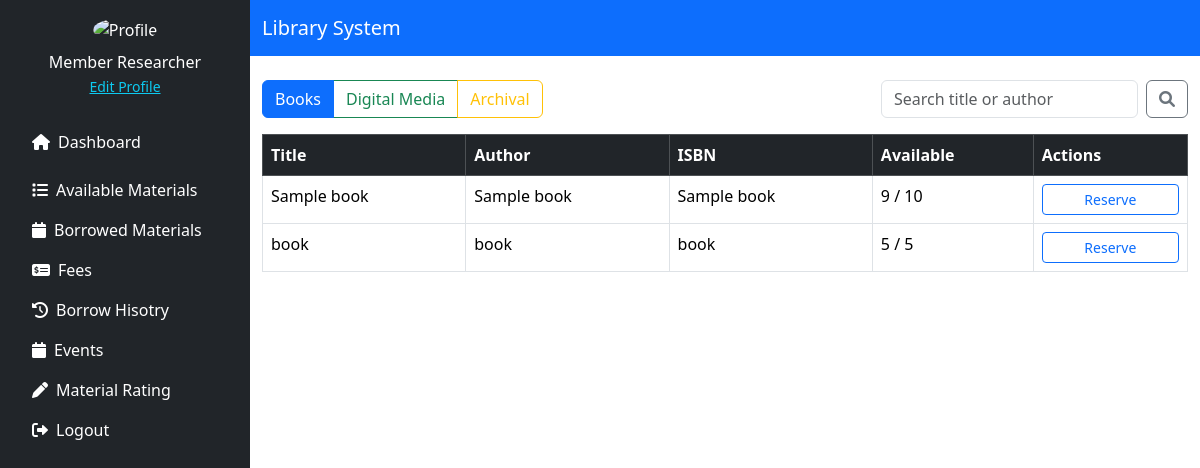
Page /source/customer/available_materials.php (signed in) on the committed database.
### tables this page shows
CREATE TABLE `material_books` (
  `id` int(11) NOT NULL,
  `title` varchar(255) NOT NULL,
  `author` varchar(255) NOT NULL,
  `isbn` varchar(20) DEFAULT NULL,
  `publisher` varchar(255) DEFAULT NULL,
  `year_published` year(4) DEFAULT NULL,
  `quantity` int(11) DEFAULT 1,
  `available` int(11) DEFAULT 1,
  `status` enum('Available','Archived') DEFAULT 'Available',
  `genre` varchar(255) DEFAULT NULL,
  `average_rating` decimal(3,1) DEFAULT 0.0,
  `review_count` int(11) DEFAULT 0
);

### source/customer/available_materials.php (the view, shortened to what this page needs)
<?php
include '../../config/db_conn.php';
$stmt = $pdo->prepare("SELECT role_id FROM customer WHERE customer_id = ?");
$stmt->execute([$_SESSION['user_id']]);
$currentUserRole = $stmt->fetchColumn();
$filter = $_GET['filter'] ?? 'books';
$search = $_GET['search'] ?? '';
$queryParams = [];
$queryWhere = "";
switch ($filter) {
    default:
        $query = "SELECT * FROM material_books WHERE available > 0 $queryWhere";
        break;
}
$stmt = $pdo->prepare($query);
$stmt->execute($queryParams);
$materials = $stmt->fetchAll(PDO::FETCH_ASSOC);
?>
<!DOCTYPE html>
<html lang="en">
<head>
    <link href="https://cdn.jsdelivr.net/npm/bootstrap@5.3.3/dist/css/bootstrap.min.css" rel="stylesheet" />
    <link href="https://cdnjs.cloudflare.com/ajax/libs/font-awesome/6.0.0/css/all.min.css" rel="stylesheet">
</head>
<body>
<div class="d-flex">
    <?php include './includes/sidebar.php'; ?>
    <div class="flex-grow-1">
        <nav class="navbar navbar-dark bg-primary">
            <div class="container">
                <a class="navbar-brand" href="#">Library System</a>
            </div>
        </nav>
        <div class="container mt-4">
            <div class="d-flex justify-content-between mb-3">
                <div class="btn-group">
                    <a href="?filter=books" class="btn btn-outline-primary <?= $filter === 'books' ? 'active' : '' ?>">Books</a>
                    <a href="?filter=digital" class="btn btn-outline-success <?= $filter === 'digital' ? 'active' : '' ?>">Digital Media</a>
                    <?php if ($currentUserRole == 10): ?>
                        <a href="?filter=archival" class="btn btn-outline-warning <?= $filter === 'archival' ? 'active' : '' ?>">Archival</a>
                    <?php endif; ?>
                </div>
                <form method="GET" class="d-flex">
                    <input type="text" name="search" class="form-control me-2" placeholder="Search title or author" value="<?= htmlspecialchars($search) ?>">
                    <button type="submit" class="btn btn-outline-secondary"><i class="fas fa-search"></i></button>
                </form>
            </div>
            <table class="table table-bordered">
                <thead class="table-dark">
                <tr>
                    <th>Title</th>
                    <th>Author</th>
                    <?php if ($filter === 'books'): ?><th>ISBN</th><th>Available</th><?php endif; ?>
                    <th>Actions</th>
                </tr>
                </thead>
                <tbody>
                    <?php foreach ($materials as $item):
                        $materialId = $item['id'];
                        $userHasPendingRequest = false;
                        $userHasGrantedAccess = false;
                        ?>
                        <tr>
                            <td><?= htmlspecialchars($item['title']) ?></td>
                            <td><?= htmlspecialchars($item['author']) ?></td>
                            <?php if ($filter === 'books'): ?>
                                <td><?= htmlspecialchars($item['isbn']) ?></td>
                                <td><?= (int)$item['available'] ?> / <?= (int)$item['quantity'] ?></td>
                            <?php elseif ($filter === 'digital'): ?>
                                <td><?= htmlspecialchars($item['media_type']) ?></td>
                            <?php elseif ($filter === 'archival'): ?>
                                <td><?= htmlspecialchars($item['description']) ?></td>
                            <?php endif; ?>
                            <td>
                                <div class="d-flex flex-column gap-2">
                                    <?php if (!$userHasPendingRequest && !$userHasGrantedAccess && ($filter === 'books' && $item['available'] > 0 || $filter !== 'books')): ?>
                                        <button class="btn btn-outline-primary btn-sm" data-bs-toggle="modal" data-bs-target="#requestModal_<?= $materialId ?>">
                                            <?= ($filter === 'books') ? 'Reserve' : 'Request Access' ?>
                                        </button>
                                    <?php endif; ?>
                                </div>
                            </td>
                        </tr>
                    <?php endforeach; ?>
                </tbody>
            </table>
        </div>
    </div>
</div>
</body>
</html>

### rows in the picture
material_books: title "Sample book", author "Sample book", isbn "Sample book", available "9", quantity "10"
material_books: title "book", author "book", isbn "book", available "5", quantity "5"

### other values in the picture
$_SESSION['user_name'] "Member Researcher"
